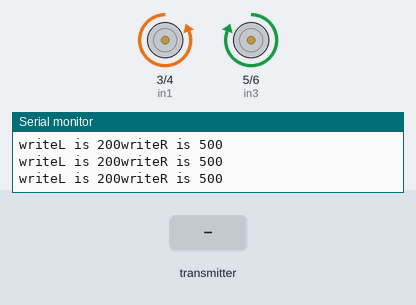
Bench run of a sketch on a simulated Arduino Uno, built with avr-gcc and run on an emulated ATmega328P. Shown: motor-driver pin pairs drawn as motors (green arrow = first pin HIGH = forward, orange = second pin HIGH = backward, longer = more drive, scaled by the enable pin), the last lines printed to the serial monitor. Inputs (shaded band) come from the test bench. No radio packets arrive unless stated.

Above: at 1.2 s.
1.3 s: the transmitter starts sending arr.0 = 512
At 1.7 s:
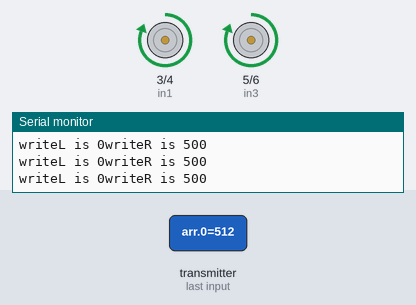
2.8 s: the transmitter starts sending arr.1 = 1023
At 3.3 s:
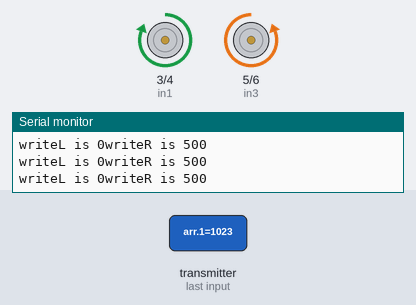
4.3 s: the transmitter starts sending arr.0 = 0
At 5.3 s:
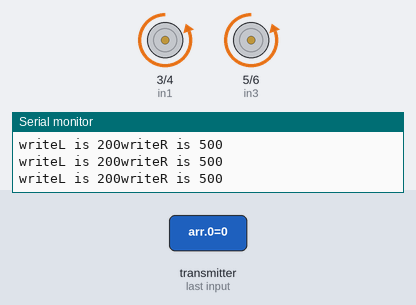
5.8 s: the transmitter starts sending arr.0 = 1023
At 6.9 s:
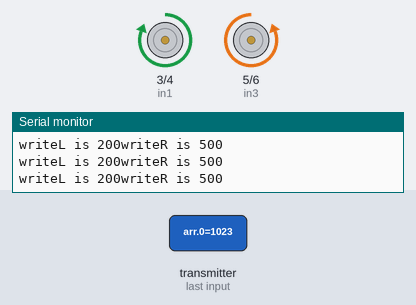
8.8 s: the transmitter starts sending arr.1 = 512
At 9.1 s:
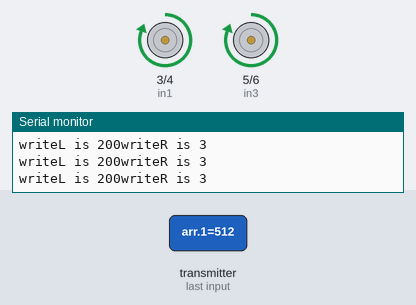
Timing chart, 0 to 11.8 s (numbered marks = the images above; inputs shaded):
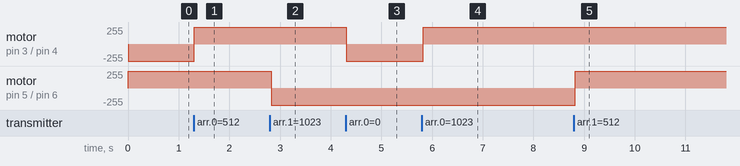

Measured:
- after the input at 1.3 s, motor on pin 3 (in1) / pin 4 (in2): backward 255/255 → forward 255/255 at once
- after the input at 2.8 s, motor on pin 5 (in3) / pin 6 (in4): forward 255/255 → backward 255/255 at once
- after the input at 4.3 s, motor on pin 3 (in1) / pin 4 (in2): forward 255/255 → backward 255/255 at once
- after the input at 5.8 s, motor on pin 3 (in1) / pin 4 (in2): backward 255/255 → forward 255/255 at once
- after the input at 8.8 s, motor on pin 5 (in3) / pin 6 (in4): backward 255/255 → forward 255/255 at once

The sketch:

tankV2.0.ino
```cpp
#include <SPI.h>
#include <nRF24L01.h>
#include <RF24.h>
const int enA =10;
const int enB =9;
const int in1 =3;
const int in2 =4;
const int in3 =5;
const int in4=6;
int writeL, writeR;
//1023 is max back
//0 is max front
int leftD,rigthD;
RF24 radio(7, 8); // CE, CSN
const byte address[6] = "00002";
void setup() {
  pinMode(enA,OUTPUT);
  pinMode(enB,OUTPUT);
  pinMode(in1,OUTPUT);
  pinMode(in2,OUTPUT);
  pinMode(in3,OUTPUT);
  pinMode(in4,OUTPUT);
  Serial.begin(9600);
  radio.begin();
  radio.openReadingPipe(0,address);
  radio.setPALevel(RF24_PA_MAX);
  radio.startListening();

}
void loop() {

int  arr[2];

if(radio.available()){
  radio.read(&arr, sizeof(arr));


       leftD=arr[0];
       rigthD=arr[1];

//  Serial.print("leftD");
//       Serial.print(leftD);
//
//       Serial.println(" rigthD");
//           Serial.print(rigthD);
//                 Serial.println(" ");
}

if(leftD>510){
  digitalWrite(in1,HIGH);
  digitalWrite(in2,LOW);
  digitalWrite(enA,HIGH);
writeL= map(leftD,510,1023,0,200);
}else if(leftD<500){
  digitalWrite(enA,HIGH);
 digitalWrite(in1,LOW);
  digitalWrite(in2,HIGH);
writeL= map(leftD,0,500,200,0);
}else{
writeL=0;
  digitalWrite(enA,LOW);
}


if(rigthD>525){
  digitalWrite(enB,HIGH);
    digitalWrite(in4,HIGH);
  digitalWrite(in3,LOW);
  writeR= map(rigthD,525,1023,0,500);
}else if(rigthD<515){
    digitalWrite(enB,HIGH);
writeR= map(rigthD,0,515,500,0);
    digitalWrite(in4,LOW);
  digitalWrite(in3,HIGH);
}else{
  writeR=0;
    digitalWrite(enB,LOW);
}
//  analogWrite(enB,writeR);
//  analogWrite(enA,writeL);
Serial.print("writeR is ");
Serial.println(writeR);

Serial.print("writeL is ");
Serial.print(writeL);
}
```
